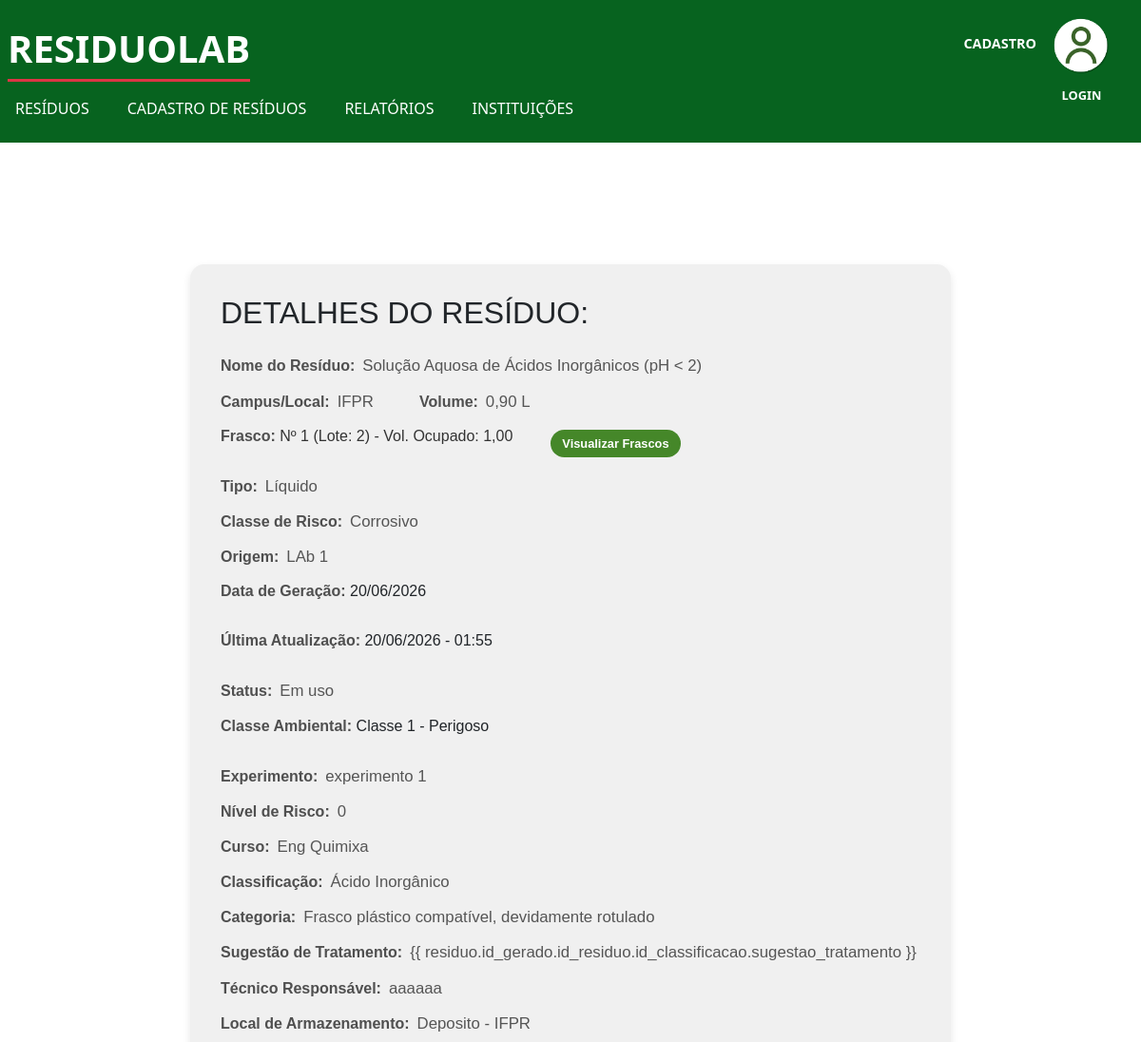
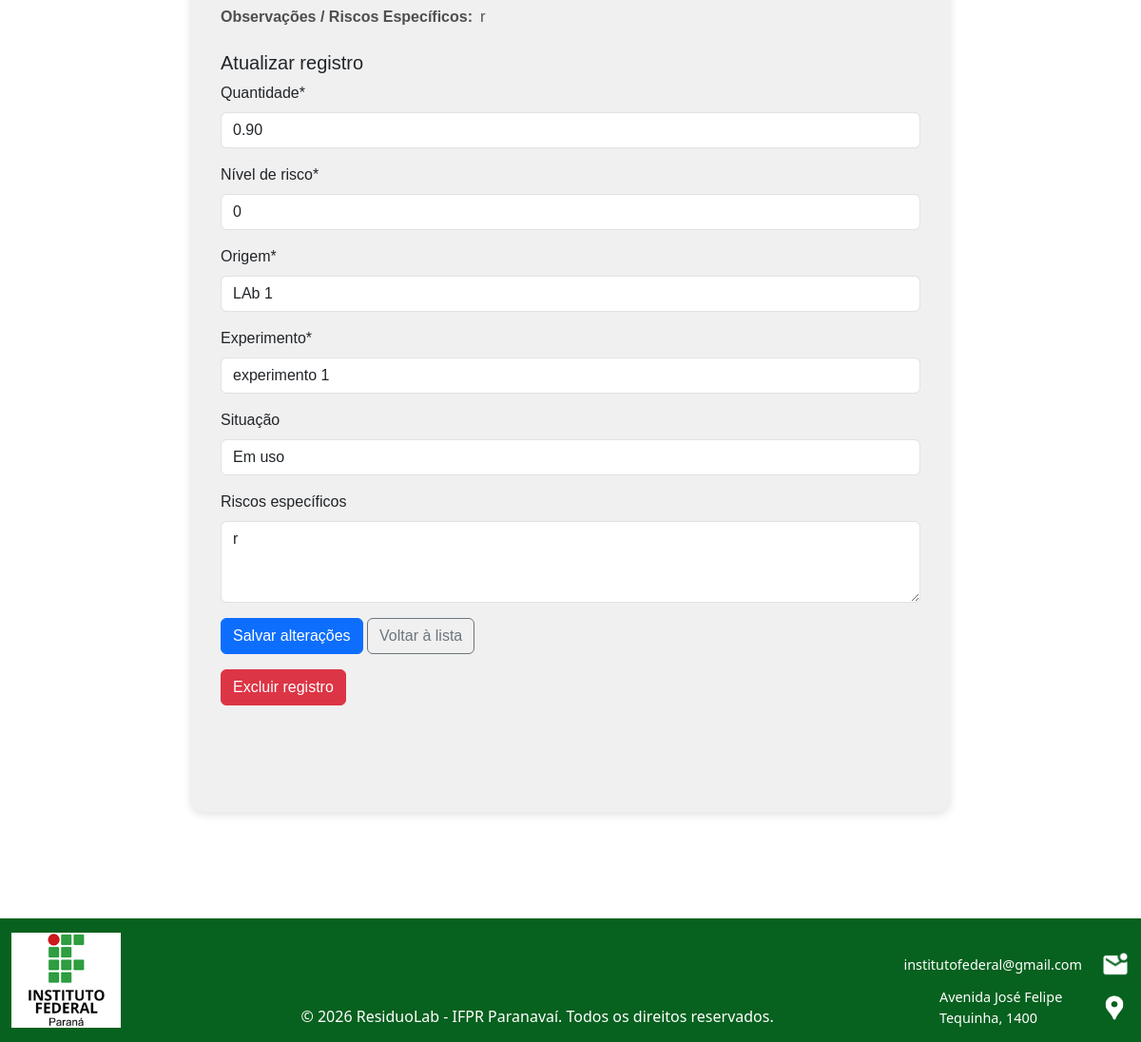
The page /detalhe-residuo/2 (signed in) on the database its author committed (2 pictures, top to bottom).
### tasks/models.py (models this page shows, shortened)
class Armazenamento_Residuo(models.Model):
    situacao = models.ForeignKey(Situacao, on_delete=models.PROTECT, null=True, blank=True)
    data_atualizacao = models.DateTimeField(auto_now=True)
    local = models.ForeignKey(Armazenamento_instituicao, on_delete=models.CASCADE)
    id_gerado = models.ForeignKey(Gerado, on_delete=models.CASCADE)
    id_frasco = models.ForeignKey(Frasco, on_delete=models.CASCADE)
    id_usuario = models.ForeignKey(Usuario, on_delete=models.CASCADE)

class Gerado(models.Model):
    quant = models.DecimalField(max_digits=5, decimal_places=2)
    unidade_medida = models.CharField(max_length=10)
    nivel_risco = models.IntegerField()
    id_residuo = models.ForeignKey(Residuo, on_delete=models.CASCADE)
    id_geracao = models.ForeignKey(Geracao, on_delete=models.CASCADE)

class Residuo(models.Model):
    criado_por = models.ForeignKey(
        Usuario,
        on_delete=models.CASCADE,
        related_name='residuos_criados',
        null=True,
        blank=True,
    )
    substancia = models.ForeignKey(Substancia, on_delete=models.PROTECT, null=True)
    estado_fisico = models.ForeignKey(EstadoFisico, on_delete=models.PROTECT, null=True)
    grupo_quimico = models.ForeignKey(GrupoQuimico, on_delete=models.PROTECT, null=True)
    classe_ambiental = models.ForeignKey(ClasseAmbiental, on_delete=models.PROTECT, null=True)
    perigo_principal = models.ForeignKey(PerigoPrincipal, on_delete=models.PROTECT, null=True)
    acondicionamento_sugerido = models.ForeignKey(Acondicionamento, on_delete=models.PROTECT, null=True)
    inflamabilidade = models.IntegerField(default=0)
    risco_saude = models.IntegerField(default=0)
    reatividade = models.IntegerField(default=0)
    riscos_especificos = models.CharField(max_length=100, blank=True, null=True)

class Substancia(models.Model):
    nome = models.CharField(max_length=250)
    grupo_quimico = models.ForeignKey(GrupoQuimico, on_delete=models.CASCADE, related_name='substancias')

class Armazenamento_instituicao(models.Model):
    volume_total = models.DecimalField(max_digits=5, decimal_places=2)
    volume_atual = models.DecimalField(max_digits=5, decimal_places=2)
    tipo = models.CharField(max_length=150)
    local = models.CharField(max_length=150)

class Frasco(models.Model):
    vol_deposito = models.DecimalField(max_digits=5, decimal_places=2)
    vol_ocupado = models.DecimalField(max_digits=5, decimal_places=2)
    num = models.IntegerField()
    lote = models.IntegerField()

class EstadoFisico(models.Model):
    nome = models.CharField(max_length=50, unique=True)

class PerigoPrincipal(models.Model):
    nome = models.CharField(max_length=150, unique=True)

class Geracao(models.Model):
    data_geracao = models.DateTimeField(auto_now_add=True)
    origem = models.CharField(max_length=150)
    experimento = models.CharField(max_length=250)
    id_destinacao = models.ForeignKey(Destinacao, on_delete=models.CASCADE)
    id_curso = models.ForeignKey(Curso, on_delete=models.CASCADE)

class Situacao(models.Model):
    nome = models.CharField(max_length=50, unique=True)

class ClasseAmbiental(models.Model):
    nome = models.CharField(max_length=150, unique=True)

class Curso(models.Model):
    nome = models.CharField(max_length=250)
    duracao = models.IntegerField()
    ch = models.IntegerField()
    nivel = models.CharField(max_length=20)
    quant_turmas = models.IntegerField()

class GrupoQuimico(models.Model):
    nome = models.CharField(max_length=150)
    estado_fisico = models.ForeignKey(EstadoFisico, on_delete=models.CASCADE, related_name='grupos')

class Acondicionamento(models.Model):
    descricao = models.CharField(max_length=250)

class Usuario(models.Model):
    nome = models.CharField(max_length=250)
    email = models.CharField(max_length=250)
    registro_profissional = models.CharField(max_length=50)
    senha = models.CharField(max_length=128)
    cpf = models.CharField(max_length=11)
    formacao = models.CharField(max_length=150)
    status = models.CharField(max_length=150)
    foto = models.ImageField(upload_to='fotos_usuarios/', null=True, blank=True)

### tasks/views.py (the view)
# urls.py: path("detalhe-residuo/<int:id>", detalhe_residuo, name="detalhe_residuo"), #nessa url eu passo o ID para fazer a requisicao
def detalhe_residuo(request, id):
    usuario_id = request.session.get('usuario_id')
    if not usuario_id or not Usuario.objects.filter(pk=usuario_id).exists():
        return redirect('login')
    armazenamento = get_object_or_404(
        Armazenamento_Residuo.objects.select_related(
            'id_gerado__id_residuo__substancia',
            'id_gerado__id_residuo__estado_fisico',
            'id_gerado__id_residuo__classe_ambiental',
            'id_gerado__id_residuo__perigo_principal',
            'id_gerado__id_residuo__acondicionamento_sugerido',
            'id_gerado__id_geracao__id_curso',
            'local',
            'id_frasco',
            'situacao',
            'id_usuario',
        ).filter(
            id_usuario_id=usuario_id,
            id_gerado__id_residuo__criado_por_id=usuario_id,
        ),
        pk=id,
    )
    if request.method == 'POST':
        acao = request.POST.get('acao')
        if acao == 'excluir':
            gerado = armazenamento.id_gerado
            residuo = gerado.id_residuo
            geracao = gerado.id_geracao
            with transaction.atomic():
                armazenamento.delete()
                if not Armazenamento_Residuo.objects.filter(id_gerado=gerado).exists():
                    gerado.delete()
                if not Gerado.objects.filter(id_residuo=residuo).exists():
                    residuo.delete()
                if not Gerado.objects.filter(id_geracao=geracao).exists():
                    geracao.delete()
            messages.success(request, 'Registro excluído com sucesso.')
            return redirect('residuos')
        form = ResiduoRegistroUpdateForm(request.POST)
        if form.is_valid():
            dados = form.cleaned_data
            situacao_nome = dados.pop('situacao')
            with transaction.atomic():
                gerado = armazenamento.id_gerado
                geracao = gerado.id_geracao
                residuo = gerado.id_residuo
                gerado.quant = dados['quant']
                gerado.nivel_risco = dados['nivel_risco']
                gerado.save(update_fields=['quant', 'nivel_risco'])
                geracao.origem = dados['origem']
                geracao.experimento = dados['experimento']
                geracao.save(update_fields=['origem', 'experimento'])
                residuo.riscos_especificos = dados['riscos_especificos']
                residuo.save(update_fields=['riscos_especificos'])
                if situacao_nome:
                    armazenamento.situacao, _ = Situacao.objects.get_or_create(
                        nome=situacao_nome
                    )
                else:
                    armazenamento.situacao = None
                armazenamento.save(update_fields=['situacao', 'data_atualizacao'])
            messages.success(request, 'Registro atualizado com sucesso.')
            return redirect('detalhe_residuo', id=id)
    else:
        form = ResiduoRegistroUpdateForm(initial={
            'quant': armazenamento.id_gerado.quant,
            'nivel_risco': armazenamento.id_gerado.nivel_risco,
            'origem': armazenamento.id_gerado.id_geracao.origem,
            'experimento': armazenamento.id_gerado.id_geracao.experimento,
            'situacao': armazenamento.situacao.nome if armazenamento.situacao else '',
            'riscos_especificos': armazenamento.id_gerado.id_residuo.riscos_especificos,
        })
    context = {
        'residuo': armazenamento,
        'form': form,
    }
    return render(request, 'tasks/detalhe_residuo.html', context)

### tasks/forms.py
class ResiduoRegistroUpdateForm(forms.Form):
    quant = forms.DecimalField(
        label='Quantidade',
        max_digits=5,
        decimal_places=2,
        min_value=0,
    )
    nivel_risco = forms.IntegerField(label='Nível de risco', min_value=0, max_value=4)
    origem = forms.CharField(label='Origem', max_length=150)
    experimento = forms.CharField(label='Experimento', max_length=250)
    situacao = forms.CharField(label='Situação', max_length=50, required=False)
    riscos_especificos = forms.CharField(
        label='Riscos específicos',
        max_length=100,
        required=False,
        widget=forms.Textarea(attrs={'rows': 3}),
    )

### tasks/templates/tasks/detalhe_residuo.html (shortened to what this page needs)
{% extends "tasks/base.html" %}
{% load static crispy_forms_tags %}
{% block content %}
<div class="login-container-principal">
    <div class="login-sub-container-principal detalhes-container">
        <h2 class="text-start mb-4" style="font-family: sans-serif; margin-bottom: 1.5rem;">DETALHES DO RESÍDUO:</h2>
        <div class="info-detalhes-grid">
            <div class="info-linha-flex">
                <div class="campo-editavel">
                    <strong>Nome do Resíduo:</strong>
                    <span class="texto-display">{{ residuo.id_gerado.id_residuo.substancia.nome }}</span>
                </div>
            </div>
            <div class="info-linha-flex">
                <div class="d-flex flex-grow-1 gap-5">
                    <div class="campo-editavel">
                        <strong>Campus/Local:</strong>
                        <span class="texto-display">{{ residuo.local.local }}</span>
                    </div>
                    <div class="campo-editavel">
                        <strong>Volume:</strong>
                        <span class="texto-display">{{ residuo.id_gerado.quant }} {{ residuo.id_gerado.unidade_medida}}</span>
                    </div>
                </div>
            </div>
            <div class="info-linha-flex align-items-center">
                <p><strong>Frasco:</strong> Nº {{ residuo.id_frasco.num }} (Lote: {{ residuo.id_frasco.lote }}) - Vol.
                    Ocupado: {{ residuo.id_frasco.vol_ocupado }}</p>
                <a href="{% url 'frascos_cadastrados' %}" class="botao-visualizar-frascos">Visualizar Frascos</a>
            </div>
            <div class="info-linha-flex">
                <div class="campo-editavel">
                    <strong>Tipo:</strong>
                    <span class="texto-display">{{ residuo.id_gerado.id_residuo.estado_fisico.nome }}</span>
                </div>
            </div>
            <div class="info-linha-flex">
                <div class="campo-editavel">
                    <strong>Classe de Risco:</strong>
                    <span class="texto-display">{{ residuo.id_gerado.id_residuo.perigo_principal.nome }}</span>
                </div>
            </div>
            <div class="info-linha-flex">
                <div class="campo-editavel">
                    <strong>Origem:</strong>
                    <span class="texto-display">{{ residuo.id_gerado.id_geracao.origem }}</span>
                </div>
            </div>
            <div>
                <p><strong>Data de Geração:</strong> {{ residuo.id_gerado.id_geracao.data_geracao|date:"d/m/Y" }}</p>
            </div>
            <div>
                <p><strong>Última Atualização:</strong> {{ residuo.data_atualizacao|date:"d/m/Y - H:i" }}</p>
            </div>
            <div class="info-linha-flex">
                <div class="campo-editavel">
                    <strong>Status:</strong>
                    <span class="texto-display">{{ residuo.situacao.nome }}</span>
                </div>
            </div>
            <div>
                <p><strong>Classe Ambiental:</strong> {{ residuo.id_gerado.id_residuo.classe_ambiental.nome }}</p>
            </div>
            <div class="info-linha-flex">
                <div class="campo-editavel">
                    <strong>Experimento:</strong>
                    <span class="texto-display">{{ residuo.id_gerado.id_geracao.experimento }}</span>
                </div>
            </div>
            <div class="info-linha-flex">
                <div class="campo-editavel">
                    <strong>Nível de Risco:</strong>
                    <span class="texto-display">{{ residuo.id_gerado.nivel_risco }}</span>
                </div>
            </div>
            <div class="info-linha-flex">
                <div class="campo-editavel">
                    <strong>Curso:</strong>
                    <span class="texto-display">{{ residuo.id_gerado.id_geracao.id_curso.nome }}</span>
                </div>
            </div>
            <div class="info-linha-flex">
                <div class="campo-editavel">
                    <strong>Classificação:</strong>
                    <span class="texto-display">{{ residuo.id_gerado.id_residuo.grupo_quimico.nome }}</span>
                </div>
            </div>
            <div class="info-linha-flex">
                <div class="campo-editavel">
                    <strong>Categoria:</strong>
                    <span class="texto-display">{{ residuo.id_gerado.id_residuo.acondicionamento_sugerido.descricao }}</span>
                </div>
            </div>
            <div class="info-linha-flex">
                <div class="campo-editavel">
                    <strong>Sugestão de Tratamento:</strong>
                    <span class="texto-display">{{ residuo.id_gerado.id_residuo.id_classificacao.sugestao_tratamento
                        }}</span>
                </div>
            </div>
            <div class="info-linha-flex">
                <div class="campo-editavel">
                    <strong>Técnico Responsável:</strong>
                    <span class="texto-display">{{ residuo.id_usuario.nome }}</span>
                </div>
            </div>
            <div class="info-linha-flex">
                <div class="campo-editavel">
                    <strong>Local de Armazenamento:</strong>
                    <span class="texto-display">{{ residuo.local.tipo }} - {{ residuo.local.local }}</span>
                </div>
            </div>
            <div class="info-linha-flex">
                <div class="campo-editavel">
                    <strong>Observações / Riscos Específicos:</strong>
                    <span class="texto-display">{{ residuo.id_gerado.id_residuo.riscos_especificos }}</span>
                </div>
            </div>
        </div>
        <form method="post" class="mt-4">
            <h3 class="h5">Atualizar registro</h3>
            {{ form|crispy }}
            <button type="submit" class="btn btn-primary">Salvar alterações</button>
            <a href="{% url 'residuos' %}" class="btn btn-outline-secondary">Voltar à lista</a>
        </form>
        <form method="post" class="mt-3" onsubmit="return confirm('Excluir este registro permanentemente?');">
            <button type="submit" class="btn btn-danger">Excluir registro</button>
        </form>
    </div>
</div>
{% endblock content %}

### tasks/static/tasks/style.css (style rules this page uses)
.login-container-principal { background-color: #ffffff; width: 100%; min-height: 100vh; display: flex; flex-direction: column; justify-content: flex-start; align-items: center; padding: 5rem 0; }
.login-sub-container-principal { background-color: #e0e0e0; width: 90%; max-width: 750px; border-radius: 15px; padding: 2rem; box-shadow: 0 4px 8px rgba(0,0,0,0.1); position: relative; }
.detalhes-container { padding-bottom: 7rem !important; position: relative; font-family: sans-serif; background-color: #f0f0f0; border-radius: 15px; padding: 2rem; max-width: 800px; margin: 2rem auto; }
.info-detalhes-grid { display: flex; flex-direction: column; gap: 12px; }
.info-detalhes-grid .texto-display { color: #555555; font-size: 1.05rem; }
.info-detalhes-grid strong { color: #4f4f4f; }
.info-linha-flex { display: flex; flex-wrap: wrap; align-items: baseline; gap: 40px; color: #333333; }
.info-linha-flex.align-items-center { align-items: center; }
.botao-visualizar-frascos { background-color: #458729; color: white; font-weight: bold; padding: 5px 12px; border-radius: 20px; text-decoration: none; font-size: 0.8rem; white-space: nowrap; transition: background-color 0.3s ease; }
.info-linha-flex { display: flex; align-items: center; width: 100%; }
.campo-editavel { display: flex; align-items: baseline; gap: 8px; }

### rows shown on the page
Armazenamento_Residuo: id_gerado.id_residuo.substancia.nome "Solução Aquosa de Ácidos Inorgânicos (pH < 2)", local.local "IFPR", id_gerado.quant "0,90", id_gerado.unidade_medida "L", id_frasco.num "1", id_frasco.lote "2", id_frasco.vol_ocupado "1,00", id_gerado.id_residuo.estado_fisico.nome "Líquido", id_gerado.id_residuo.perigo_principal.nome "Corrosivo", id_gerado.id_geracao.origem "LAb 1", id_gerado.id_geracao.data_geracao "20/06/2026", data_atualizacao "20/06/2026 - 01:55", situacao.nome "Em uso", id_gerado.id_residuo.classe_ambiental.nome "Classe 1 - Perigoso", id_gerado.id_geracao.experimento "experimento 1", id_gerado.nivel_risco "0", id_gerado.id_geracao.id_curso.nome "Eng Quimixa", id_gerado.id_residuo.grupo_quimico.nome "Ácido Inorgânico", id_gerado.id_residuo.acondicionamento_sugerido.descricao "Frasco plástico compatível, devidamente rotulado", id_usuario.nome "aaaaaa", local.tipo "Deposito", id_gerado.id_residuo.riscos_especificos "r"
Geracao: origem "LAb 1", experimento "experimento 1"
